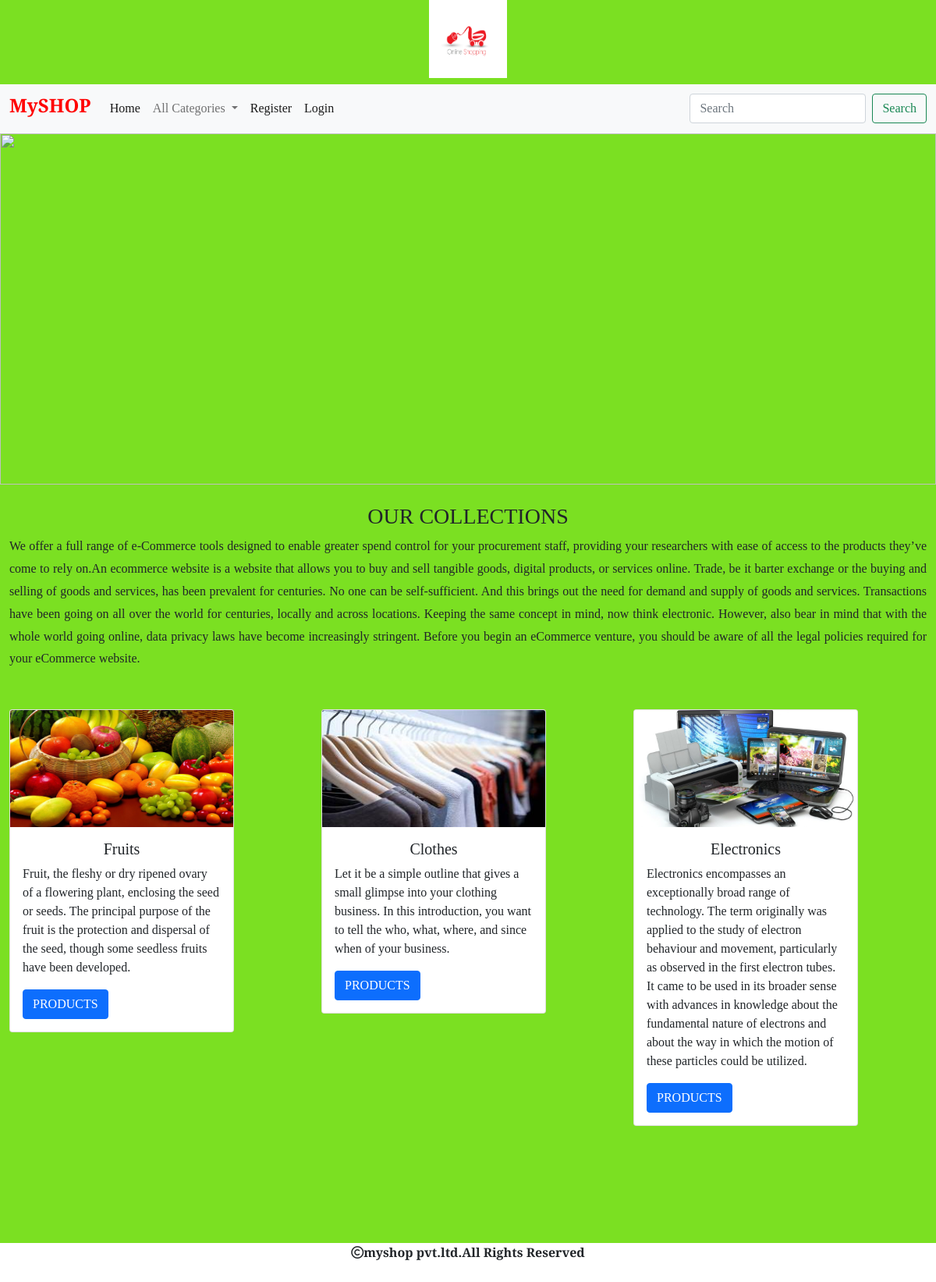
The page / on the database its author committed.
### shop/models.py (models this page shows, shortened)
class Category(models.Model):
    name=models.CharField(max_length=200)
    desc=models.TextField()
    img=models.ImageField(upload_to='shop/categories',blank=True,null=True)

### shop/views.py (the view)
# urls.py: path('',views.allcategories,name="allcategories"),
def allcategories(request):
    c=Category.objects.all()
    p=Product.objects.all()
    return render(request,'category.html',{'c':c,'p':p})

### cart/context_processors.py (called while the page is built, shortened)
def productcount(request):
    item_count=0
    return {'count':item_count}

### shop/context_processors.py (called while the page is built)
def menu_links(request):
    c=Category.objects.all()
    return {'links':c}

### templates/category.html (shortened to what this page needs)
{% extends 'base.html' %}
{% load static %}
{% block content %}
<div>
    <img src="{% static 'images/page.jpg' %}" height="450px" width="100%">
</div>
<div class="container-fluid mt-4" style="margin-bottom:50px;">
    <h3 class="text-center"> OUR COLLECTIONS</h3>
    <p style="line-height:1.8;text-align:justify;">We offer a full range of e-Commerce tools designed to enable greater spend control for your procurement staff, providing your researchers with ease of access to the products they’ve come to rely on.An ecommerce website is a website that allows you to buy and sell tangible goods, digital products, or services online.
Trade, be it barter exchange or the buying and selling of goods and services, has been prevalent for centuries. No one can be self-sufficient. And this brings out the need for demand and supply of goods and services.
Transactions have been going on all over the world for centuries, locally and across locations. Keeping the same concept in mind, now think electronic.
However, also bear in mind that with the whole world going online, data privacy laws have become increasingly stringent. Before you begin an eCommerce venture, you should be aware of all the legal policies required for your eCommerce website.</p>
</div>
<div class="container-fluid mt-4" style="margin-bottom:100px;">
<div class="row">
    {% for i in c %}
<div class="col-md-4">
            <div class="card" style="width: 18rem;margin-bottom:100px;">
                <img src="{{i.img.url}}" height="150px" width="110%" class="card-img-top" alt="...">
                <div class="card-body">
                    <h5 class="card-title text-center">{{i.name}}</h5>
                    <p class="card-text">{{i.desc}}</p>
                    <a href="{% url 'shop:allproducts' i.name %}" class="btn btn-primary">PRODUCTS</a>
                </div>
            </div>
     </div>
     {% endfor %}
</div>
{% endblock %}

### static/css/style.css (style rules this page uses)
body { background-color:#7be022; font-family: 'Crimson Text', serif; }

### rows shown on the page
Category: img (picture), name "Fruits", desc "Fruit, the fleshy or dry ripened ovary of a flowering plant, enclosing the seed or seeds. The principal purpose of the fruit is the protection and dispersal of the seed, though some seedless fruits have been developed."
Category: img (picture), name "Clothes", desc "Let it be a simple outline that gives a small glimpse into your clothing business. In this introduction, you want to tell the who, what, where, and since when of your business."
Category: img (picture), name "Electronics", desc "Electronics encompasses an exceptionally broad range of technology. The term originally was applied to the study of electron behaviour and movement, particularly as observed in the first electron tubes. It came to be used in its broader sense with advances in knowledge about the fundamental nature of electrons and about the way in which the motion of these particles could be utilized."
